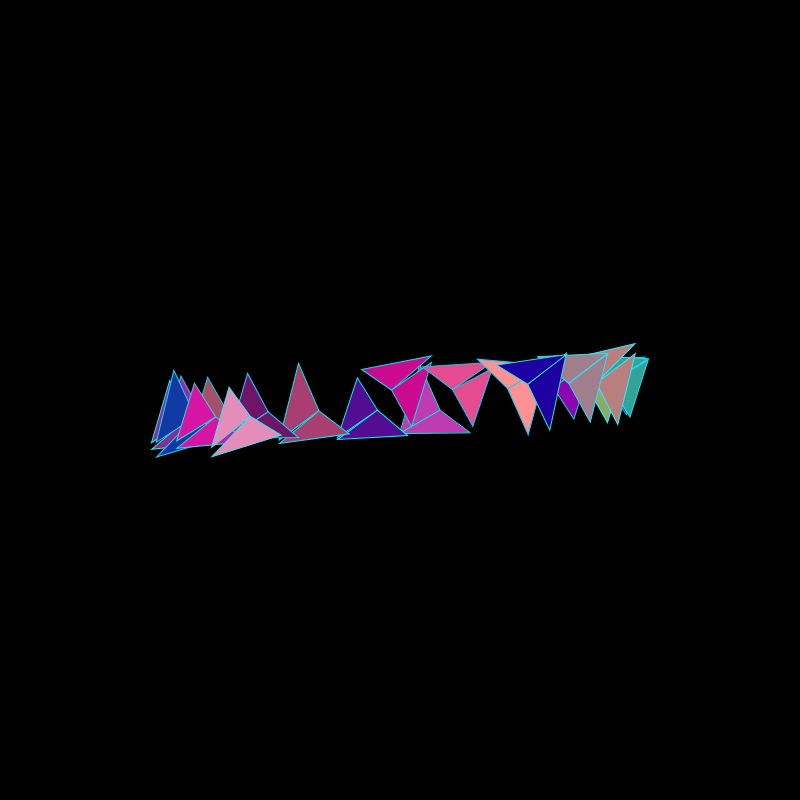
Frame 1 (no input)
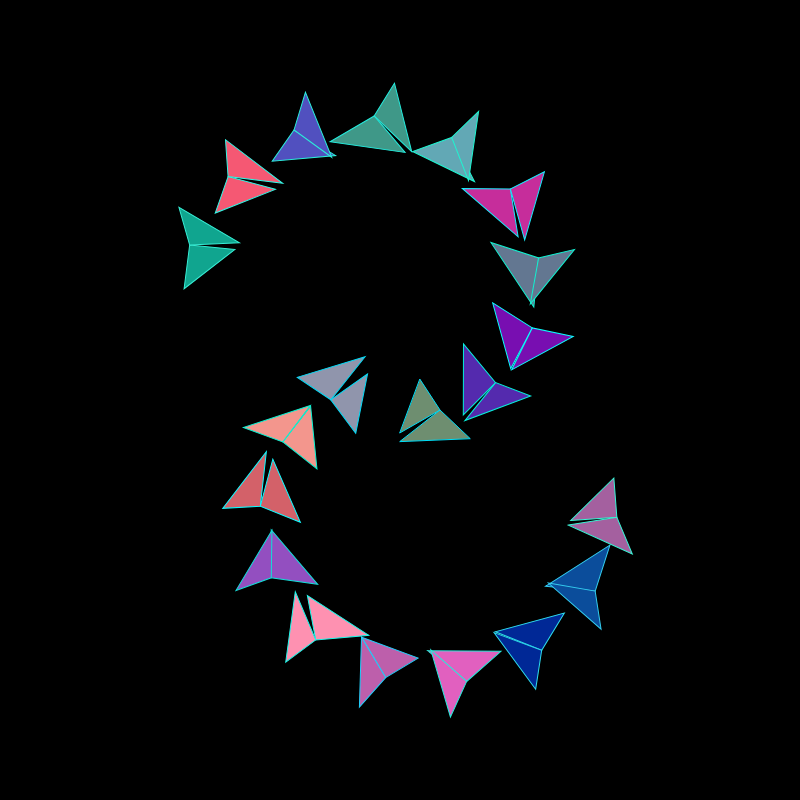
Frame 60 (no input)
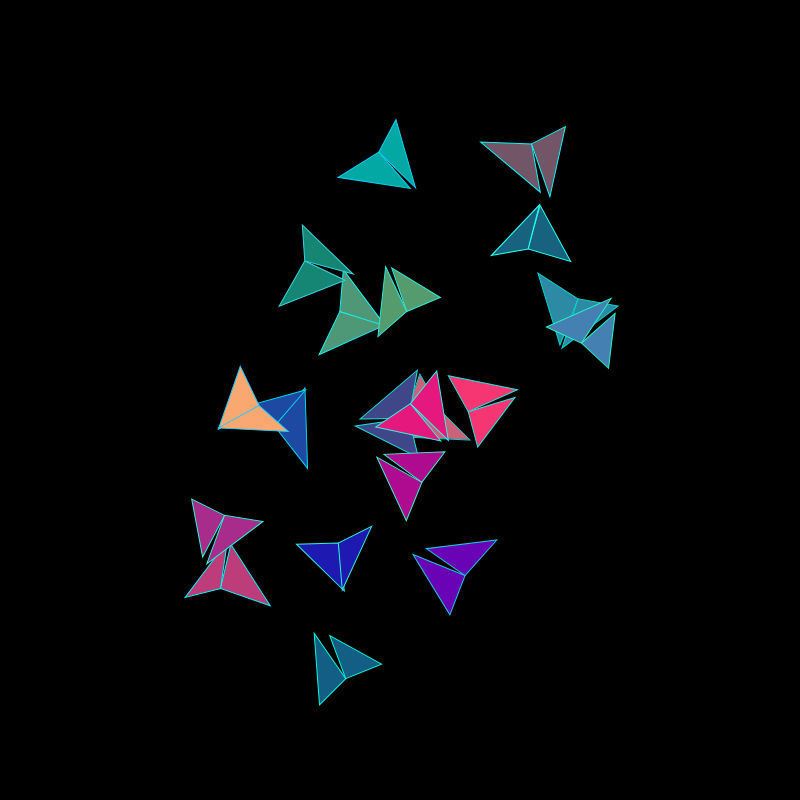
Frame 120 (the mouse pressed at the canvas centre since frame 60)

The p5.js sketch that drew these frames (run headless with seeded random() and noise() and a simulated clock; from frame 60 on, the mouse is pressed at the canvas centre):

// p5.js sketch
// ── sketch.js
/* Week 4 - Waves & Distribution
 * Kieron, Wave Composition C, Changed the colour range, shape and randomness
*/

var magnify = 250; // how big we want the rose to be
var rotation = 250;
var radius = 80;
var elements = 20; // no. of elements to draw

function setup() {
  createCanvas(800, 800);
  rectMode(CENTER);
  colorMode(RGB);
  frameRate(80);
}
 
function draw() {
  background(0);
    
  radius = map(frameCount - 2, 30, width, 0, 10);
  rotation = map(frameCount / 10, 0, height, 70, 10);
  
  var spacing = TWO_PI/elements; // how far apart each 'node' will be
  translate(width*0.5, height*0.5); // translate the whole sketch to the centre of the screen
  
  for (var i = 0; i < elements ;i++) {
      stroke(i*3, random(200,255), random(200,255));
      fill(random(0, 255), random(0, 170), random(100, 200));
      
      push();
      rotate(spacing * i * rotation);
      translate(sin(spacing*i*radius) * magnify, 0); 
      //comment out the line above and swap for the line below for uneven spacing
      //translate(i * 5 ,0);
      triangle(0, random(30, 40), 40, 10 , 20,  random(-20, -40), -40);
      triangle(0, random(30, 50), 40, 10 , 70,  random(30, 40), 40);
      pop();
  }
}
